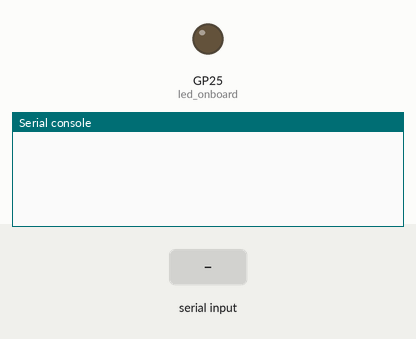
Simulated run of this program. Board: Raspberry Pi Pico running MicroPython. Parts: output pins drawn as LEDs (lit = HIGH), the last lines printed to the serial console. The test bench sets the inputs (shaded band).

Above: at 1.2 s.
1.3 s: "on\n" received over the second serial link
At 2.4 s:
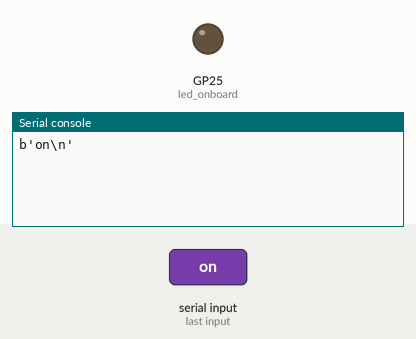
2.8 s: "off\n" received over the second serial link
At 3.8 s:
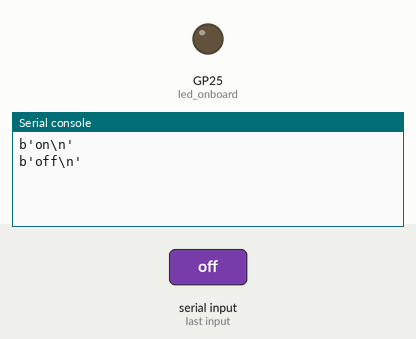
4.4 s: "1\n" received over the second serial link
At 5.3 s:
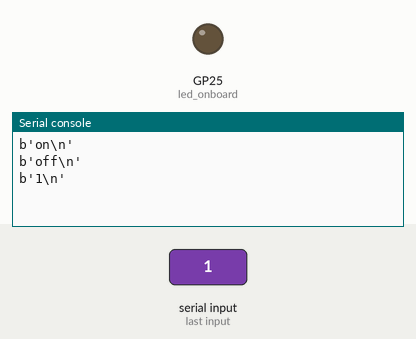

Measured:
- after the input at 1.3 s, the serial console: prints a new line at once (image 1)
- after the input at 2.8 s, the serial console: prints a new line after 0.11 s (image 2)
- after the input at 4.4 s, the serial console: prints a new line after 0.12 s (image 3)

The program:

UART.py
```python
import uos
import machine
import utime

data = b""
uart0 = machine.UART(0,baudrate=115200)

def sendCMD_waitResp(cmd, uart=uart0, timeout=100):
    print("CMD: " + cmd)
    uart.write(cmd)

def waitResp(uart=uart0, timeout=100):
    global data
    prvMills = utime.ticks_ms()
    while (utime.ticks_ms()-prvMills)<timeout:
        if uart.any():
            data = b"".join([data, uart.read(1)])

#indicate program started visually
led_onboard = machine.Pin(25, machine.Pin.OUT)
led_onboard.off()

while True :
    waitResp()
    if data != b'' :
        print(data)
        if data == b'on':
            led_onboard.value(1)
            sendCMD_waitResp('LED_ON\r\n')
        elif data == b'off':
            led_onboard.value(0)
            sendCMD_waitResp('LED_OFF\r\n')
        data = b''
    utime.sleep(0.1)
```
